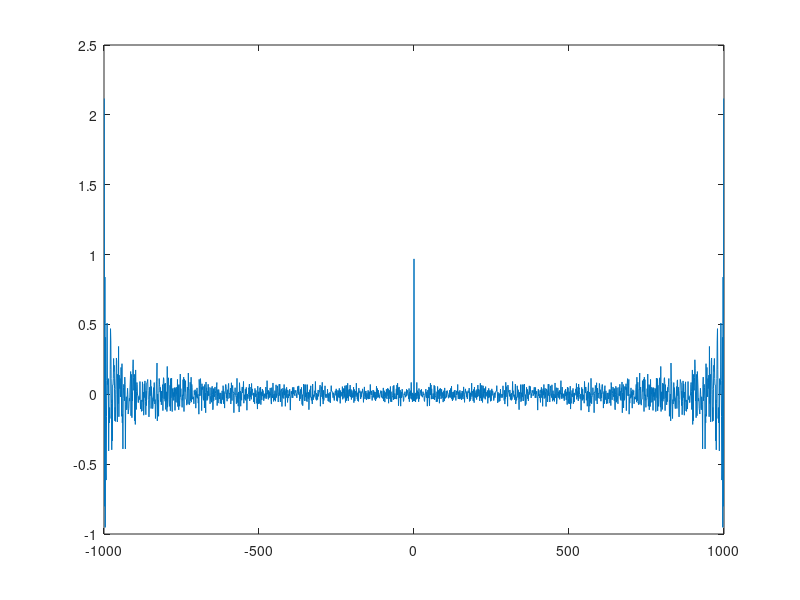
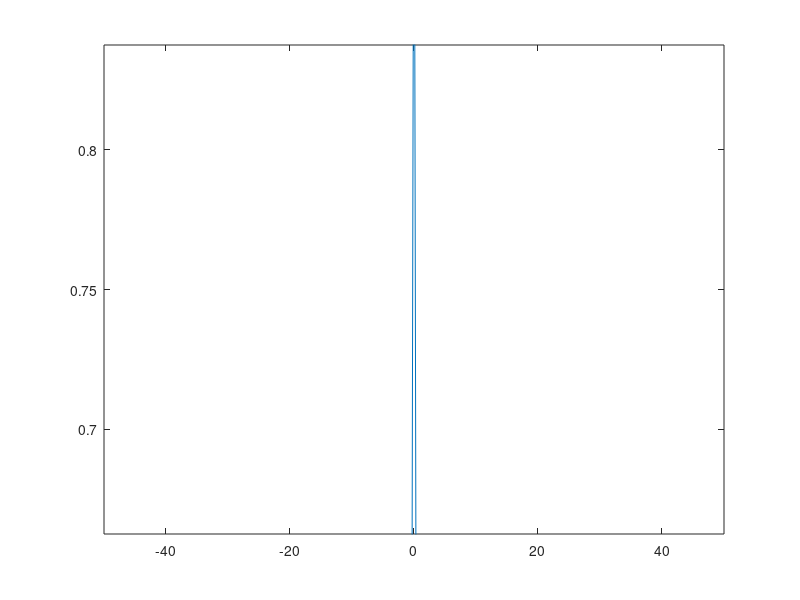

The MATLAB script that drew these images, in order:
clear all; close all;

x = randn(1, 1000);
R = xcorr(x, 'unbiased');
plot(-999:999, R)

figure;
plot(-999:999, R)
zoom xon
zoom(20)
